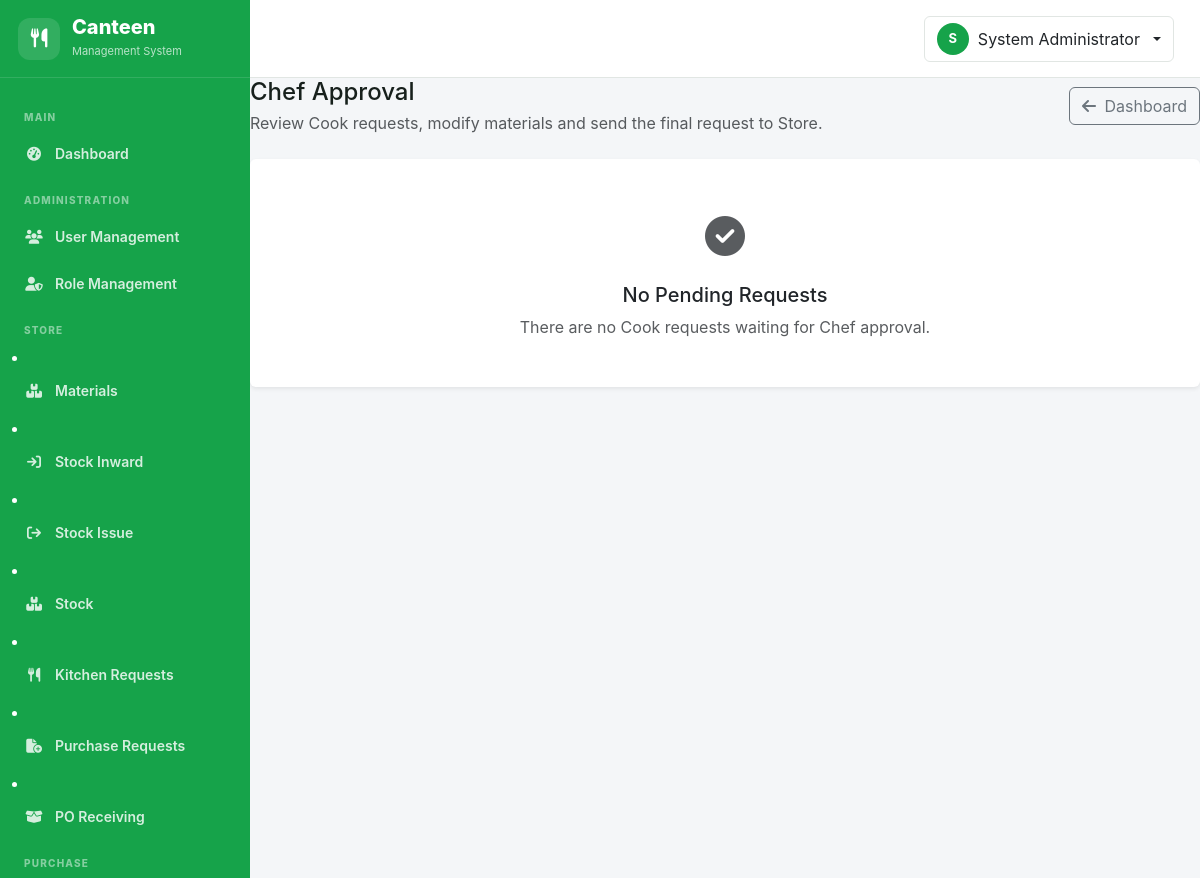
Page /kitchen/chef_approval.php (signed in) on the earlier database version.
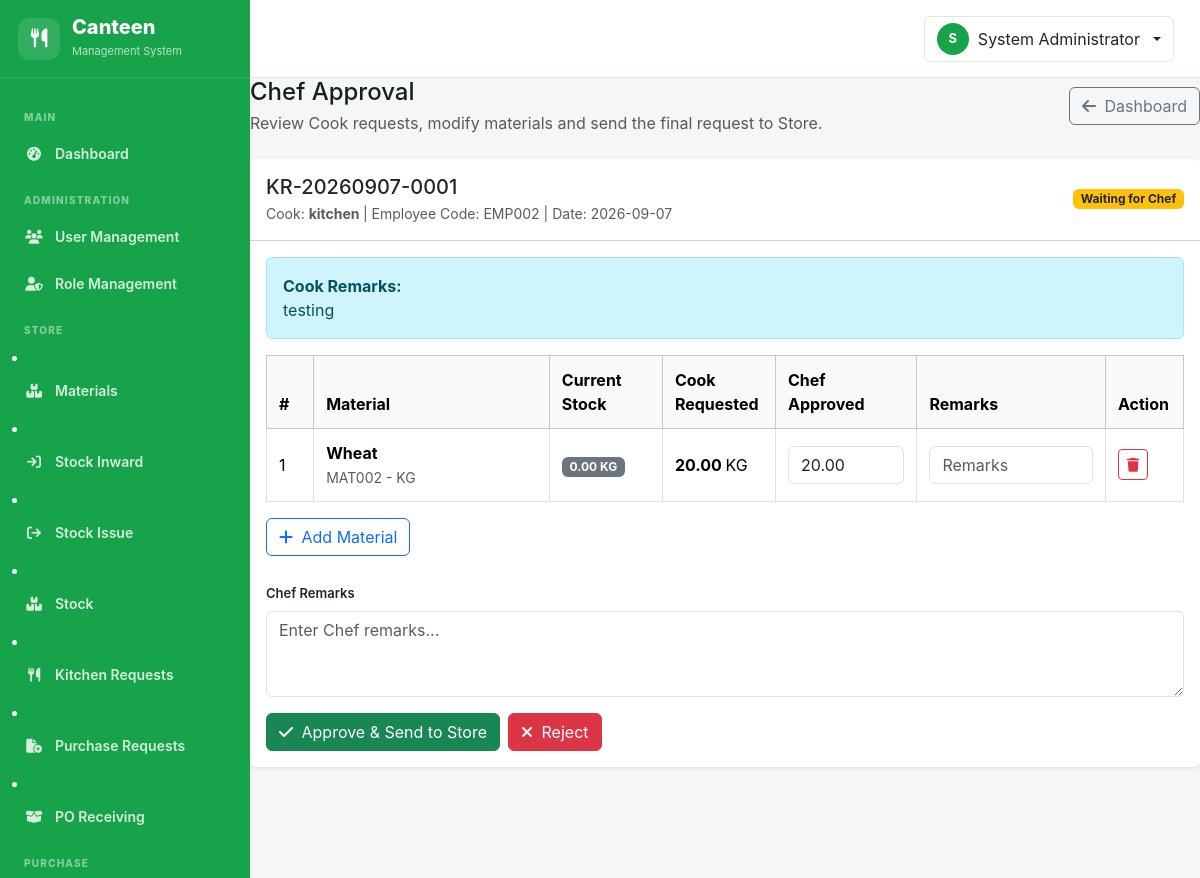
Same page on the later database version.
### tables this page shows
CREATE TABLE `kitchen_requests` (
  `id` int(10) UNSIGNED NOT NULL,
  `request_no` varchar(60) NOT NULL,
  `requested_by` int(10) UNSIGNED NOT NULL,
  `request_date` date NOT NULL,
  `status` enum('Draft','Submitted','Chef Approved','Sent to Store','Partially Issued','Completed','Rejected') NOT NULL DEFAULT 'Submitted',
  `cook_remarks` text DEFAULT NULL,
  `chef_remarks` text DEFAULT NULL,
  `approved_by` int(10) UNSIGNED DEFAULT NULL,
  `approved_at` datetime DEFAULT NULL,
  `sent_to_store_at` datetime DEFAULT NULL,
  `created_at` datetime NOT NULL DEFAULT current_timestamp(),
  `updated_at` datetime DEFAULT NULL ON UPDATE current_timestamp()
);

CREATE TABLE `users` (
  `id` int(10) UNSIGNED NOT NULL,
  `role_id` int(10) UNSIGNED NOT NULL,
  `employee_code` varchar(50) DEFAULT NULL,
  `employee_name` varchar(150) NOT NULL,
  `email` varchar(150) NOT NULL,
  `password` varchar(255) NOT NULL,
  `status` enum('Enable','Disabled') NOT NULL DEFAULT 'Enable',
  `created_at` datetime NOT NULL DEFAULT current_timestamp(),
  `updated_at` datetime DEFAULT NULL ON UPDATE current_timestamp()
);

CREATE TABLE `kitchen_request_items` (
  `id` int(10) UNSIGNED NOT NULL,
  `request_id` int(10) UNSIGNED NOT NULL,
  `material_id` int(10) UNSIGNED NOT NULL,
  `requested_qty` decimal(12,2) NOT NULL DEFAULT 0.00,
  `approved_qty` decimal(12,2) NOT NULL DEFAULT 0.00,
  `issued_qty` decimal(12,2) NOT NULL DEFAULT 0.00,
  `remarks` varchar(255) DEFAULT NULL
);

CREATE TABLE `materials` (
  `id` int(10) UNSIGNED NOT NULL,
  `material_code` varchar(50) DEFAULT NULL,
  `material_name` varchar(150) NOT NULL,
  `category` varchar(100) DEFAULT NULL,
  `unit` varchar(50) NOT NULL,
  `minimum_stock` decimal(12,2) DEFAULT 0.00,
  `current_stock` decimal(12,2) DEFAULT 0.00,
  `status` enum('Enable','Disabled') DEFAULT 'Enable',
  `created_at` datetime DEFAULT current_timestamp(),
  `updated_at` datetime DEFAULT NULL ON UPDATE current_timestamp()
);

### includes/functions.php (called while the page is built, shortened)
<?php
function e(?string $value): string {
    return htmlspecialchars($value ?? '', ENT_QUOTES, 'UTF-8');
}

### kitchen/chef_approval.php (the view, shortened to what the rows shown need)
<?php
require_once __DIR__ . '/../config/database.php';
require_once __DIR__ . '/../includes/functions.php';
$stmt = $con->query("
    SELECT
        kr.id,
        kr.request_no,
        kr.request_date,
        kr.status,
        kr.cook_remarks,
        u.employee_name,
        u.employee_code
    FROM kitchen_requests kr
    INNER JOIN users u
        ON u.id = kr.requested_by
    WHERE kr.status = 'Submitted'
    ORDER BY
        kr.id DESC
");
$requests =
    $stmt->fetchAll(PDO::FETCH_ASSOC);
require_once __DIR__ . '/../includes/header.php';
?>
<div class="main-content">
    <?php foreach (
        $requests
        as $request
    ): ?>
        <?php
        $stmt = $con->prepare("
            SELECT
                kri.id AS item_id,
                kri.material_id,
                kri.requested_qty,
                kri.approved_qty,
                kri.issued_qty,
                kri.remarks,
                m.material_code,
                m.material_name,
                m.unit,
                m.current_stock
            FROM kitchen_request_items kri
            INNER JOIN materials m
                ON m.id = kri.material_id
            WHERE kri.request_id = ?
            ORDER BY
                kri.id ASC
        ");
        $stmt->execute([
            $request['id']
        ]);
        $requestItems =
            $stmt->fetchAll(PDO::FETCH_ASSOC);
        ?>
        <div
            class="card border-0 shadow-sm mb-4"
        >
            <div
                class="card-header bg-white py-3"
            >
                <div
                    class="d-flex justify-content-between align-items-center"
                >
                    <div>
                        <h5 class="mb-1">
                            <?= e(
                                $request['request_no']
                            ) ?>
                        </h5>
                        <div
                            class="text-muted small"
                        >
                            Cook:
                            <strong>
                                <?= e(
                                    $request['employee_name']
                                ) ?>
                            </strong>
                            <?php if (
                                !empty(
                                    $request['employee_code']
                                )
                            ): ?>
                                |
                                Employee Code:
                                <?= e(
                                    $request['employee_code']
                                ) ?>
                            <?php endif; ?>
                            |
                            Date:
                            <?= e(
                                $request['request_date']
                            ) ?>
                        </div>
                    </div>
                    <span
                        class="badge bg-warning text-dark"
                    >
                        Waiting for Chef
                    </span>
                </div>
            </div>
            <div class="card-body">
                <?php if (
                    !empty(
                        $request['cook_remarks']
                    )
                ): ?>
                    <div
                        class="alert alert-info"
                    >
                        <strong>
                            Cook Remarks:
                        </strong>
                        <br>
                        <?= nl2br(
                            e(
                                $request['cook_remarks']
                            )
                        ) ?>
                    </div>
                <?php endif; ?>
                <form
                    method="post"
                >
                    <div
                        class="table-responsive"
                    >
                        <table
                            class="table table-bordered align-middle"
                            id="items_<?= (int) $request['id'] ?>"
                        >
                            <thead
                                class="table-light"
                            >
                                <tr>
                                    <th
                                        style="width:5%"
                                    >
                                        #
                                    </th>
                                    <th
                                        style="width:25%"
                                    >
                                        Material
                                    </th>
                                    <th
                                        style="width:12%"
                                    >
                                        Current Stock
                                    </th>
                                    <th
                                        style="width:12%"
                                    >
                                        Cook Requested
                                    </th>
                                    <th
                                        style="width:15%"
                                    >
                                        Chef Approved
                                    </th>
                                    <th
                                        style="width:20%"
                                    >
                                        Remarks
                                    </th>
                                    <th
                                        style="width:8%"
                                    >
                                        Action
                                    </th>
                                </tr>
                            </thead>
                            <tbody>
                            <?php foreach (
                                $requestItems
                                as $index => $item
                            ): ?>
                                <tr>
                                    <td>
                                        <?= $index + 1 ?>
                                    </td>
                                    <td>
                                        <strong>
                                            <?= e(
                                                $item['material_name']
                                            ) ?>
                                        </strong>
                                        <br>
                                        <small
                                            class="text-muted"
                                        >
                                            <?= e(
                                                $item['material_code']
                                            ) ?>
                                            -
                                            <?= e(
                                                $item['unit']
                                            ) ?>
                                        </small>
                                    </td>
                                    <td>
                                        <span
                                            class="badge bg-secondary"
                                        >
                                            <?= number_format(
                                                (float)
                                                $item['current_stock'],
                                                2
                                            ) ?>
                                            <?= e(
                                                $item['unit']
                                            ) ?>
                                        </span>
                                    </td>
                                    <td>
                                        <strong>
                                            <?= number_format(
                                                (float)
                                                $item['requested_qty'],
                                                2
                                            ) ?>
                                        </strong>
                                        <?= e(
                                            $item['unit']
                                        ) ?>
                                    </td>
                                    <td>
                                        <input
                                            type="number"
                                            name="approved_qty[]"
                                            class="form-control"
                                            value="<?= htmlspecialchars(
                                                number_format(
                                                    (float)
                                                    $item['requested_qty'],
                                                    2,
                                                    '.',
                                                    ''
                                                ),
                                                ENT_QUOTES,
                                                'UTF-8'
                                            ) ?>"
                                            min="0"
                                            step="0.01"
                                        >
                                    </td>
                                    <td>
                                        <input
                                            type="text"
                                            name="item_remarks[]"
                                            class="form-control"
                                            value="<?= e(
                                                $item['remarks']
                                                ?? ''
                                            ) ?>"
                                            placeholder="Remarks"
                                        >
                                    </td>
                                    <td>
                                        <button
                                            type="button"
                                            class="btn btn-outline-danger btn-sm"
                                            onclick="removeApprovalRow(this)"
                                        >
                                            <i
                                                class="fa-solid fa-trash"
                                            ></i>
                                        </button>
                                    </td>
                                </tr>
                            <?php endforeach; ?>
                            </tbody>
                        </table>
                    </div>
                    <button
                        type="button"
                        class="btn btn-outline-primary mb-4"
                        onclick="addChefMaterial(<?= (int) $request['id'] ?>)"
                    >
                        <i
                            class="fa-solid fa-plus me-1"
                        ></i>
                        Add Material
                    </button>
                    <div class="mb-3">
                        <label
                            class="form-label fw-semibold"
                        >
                            Chef Remarks
                        </label>
                        <textarea
                            name="chef_remarks"
                            class="form-control"
                            rows="3"
                            placeholder="Enter Chef remarks..."
                        ></textarea>
                    </div>
                    <div
                        class="d-flex gap-2"
                    >
                        <button
                            type="submit"
                            name="approve_request"
                            class="btn btn-success"
                            onclick="return confirm('Approve this request and send it to Store?');"
                        >
                            <i
                                class="fa-solid fa-check me-1"
                            ></i>
                            Approve & Send to Store
                        </button>
                        <button
                            type="submit"
                            name="reject_request"
                            class="btn btn-danger"
                            onclick="return confirm('Reject this Kitchen request?');"
                        >
                            <i
                                class="fa-solid fa-xmark me-1"
                            ></i>
                            Reject
                        </button>
                    </div>
                </form>
            </div>
        </div>
    <?php endforeach; ?>
</div>
<?php
require_once __DIR__ . '/../includes/footer.php';
?>

Differences in the rows shown:
added kitchen_requests: request_no "KR-20260907-0001", requested_by.employee_name "kitchen", requested_by.employee_code "EMP002", request_date "2026-09-07", cook_remarks "testing"
added kitchen_request_items: material.material_name "Wheat", material.material_code "MAT002", material.unit "KG", material.current_stock "0.00", requested_qty "20.00"
Other differences:
text no longer shown: "No Pending Requests There are no Cook requests waiting for Chef approval."
